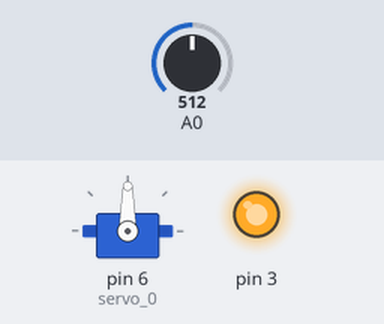
The sketch below on a simulated Arduino Uno, built with avr-gcc and run on an emulated ATmega328P. On the bench: servo, output pins drawn as LEDs (lit = HIGH). The inputs (shaded band) are chosen by the test bench; at power-on: A0 = 512.

Above: at 1.2 s.
1.3 s: A0 set to 313
2.8 s: A0 set to 286
At 4.0 s:
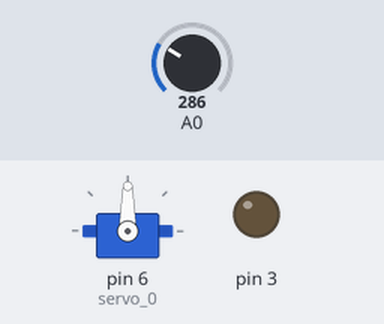
4.3 s: A0 set to 306
At 5.3 s:
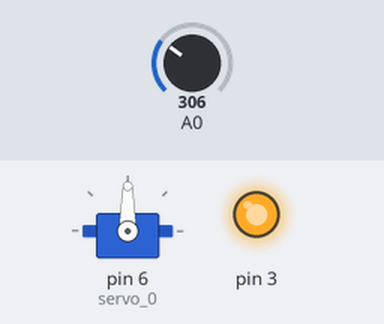
5.8 s: A0 set to 290
At 6.5 s:
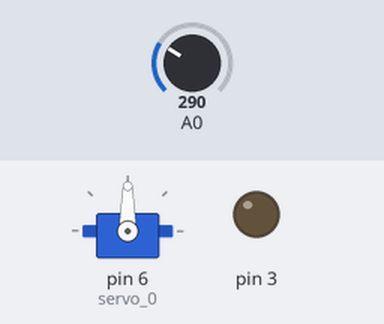
Timing chart, 0 to 8.3 s (numbered marks = the images above; inputs shaded):
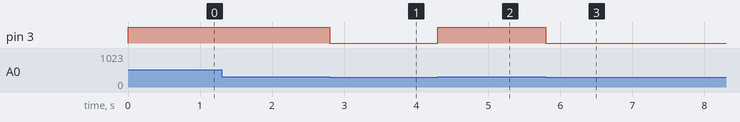

Measured:
- the behaviour switches between 300 and 299 on A0 (found by bisection; images 0 and 1)
- after the input at 1.3 s, every drawn part: stays the same
- after the input at 2.8 s, pin 3: HIGH → LOW at once
- after the input at 4.3 s, pin 3: LOW → HIGH at once
- after the input at 5.8 s, pin 3: HIGH → LOW at once

The sketch:

terrific_kup_crift1.ino
```cpp
#include <Servo.h>
Servo servo_0;

void setup()
{
  Serial.begin(9600);
  servo_0.attach(6);
  pinMode(3, OUTPUT);
}

void loop()
{
  int val = analogRead(A0);
   if (val < 300) {
    digitalWrite(3, LOW);
  } else {
    digitalWrite(3, HIGH);
  }
}
```
